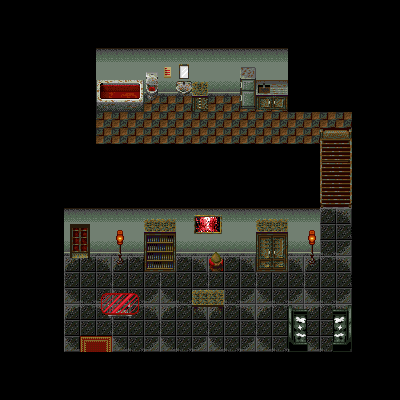

The image is a tile-based game level rendered from a .tmx file. Its description and source (layers, tilesets, objects; grid data summarised) follow:
An orthogonal 25x25 tile map with 16x16 px tiles, 4 tile layers (floor, strair, walls, decoration), 3 tilesets and 32 objects (30x collision, exit_house, spawn_house).

<map version="1.8" tiledversion="1.8.0" orientation="orthogonal" renderorder="right-down" width="25" height="25" tilewidth="16" tileheight="16" infinite="0" nextlayerid="7" nextobjectid="37">
 <tileset firstgid="1" source="Tiles_VeniaNightmare.tsx" />
 <tileset firstgid="511" source="Tiles_VeniaIndoor.tsx" />
 <tileset firstgid="1291" source="Tiles_VeniaNightmare.tsx" />
 <layer id="1" name="floor" width="25" height="25">
  <data>[625 cells, 322 non-empty, 19 distinct tile ids]</data>
 </layer>
 <layer id="4" name="strair" width="25" height="25">
  <data>[625 cells, 12 non-empty, 7 distinct tile ids]</data>
 </layer>
 <layer id="3" name="walls" width="25" height="25">
  <data>[625 cells, 84 non-empty, 3 distinct tile ids]</data>
 </layer>
 <layer id="5" name="decoration" width="25" height="25">
  <data>[625 cells, 77 non-empty, 74 distinct tile ids]</data>
 </layer>
 <objectgroup id="6" name="object">
  <object id="1" type="collision" x="79.7179" y="31.0014" width="224.76" height="16.6079" />
  <object id="2" type="collision" x="78.6107" y="46.5021" width="17.1615" height="113.487" />
  <object id="3" type="collision" x="78.6107" y="143.381" width="241.922" height="17.1615" />
  <object id="5" type="collision" x="286.209" y="46.5021" width="18.2687" height="65.3244" />
  <object id="6" type="collision" x="47.6093" y="192.098" width="271.816" height="16.0543" />
  <object id="7" type="collision" x="304.478" y="95.7722" width="64.2172" height="16.0543" />
  <object id="8" type="collision" x="48.1629" y="207.045" width="14.9471" height="161.65" />
  <object id="9" type="collision" x="287.87" y="158.329" width="31.555" height="37.6446" />
  <object id="10" type="collision" x="350.98" y="109.058" width="17.7151" height="259.083" />
  <object id="11" type="collision" x="47.0557" y="350.98" width="303.371" height="18.2687" />
  <object id="12" name="exit_house" x="79.1643" y="334.926" width="32.6622" height="14.3935" />
  <object id="13" name="spawn_house" x="161.65" y="312.782">
   <point />
  </object>
  <object id="16" type="collision" x="303.371" y="127.327" width="17.1615" height="18.8223" />
  <object id="18" type="collision" x="95.2186" y="47.6093" width="191.544" height="49.2701" />
  <object id="19" type="collision" x="95.7722" y="79.1643" width="48.7165" height="32.1086" />
  <object id="20" type="collision" x="145.596" y="71.9675" width="13.2863" height="29.3406" />
  <object id="21" type="collision" x="177.704" y="64.2172" width="13.2863" height="34.8766" />
  <object id="22" type="collision" x="240.814" y="66.4316" width="15.5007" height="42.0733" />
  <object id="23" type="collision" x="191.544" y="79.7179" width="15.5007" height="32.6622" />
  <object id="24" type="collision" x="256.315" y="78.6107" width="29.8942" height="32.1086" />
  <object id="25" type="collision" x="192.652" y="214.242" width="29.8942" height="19.3759" />
  <object id="26" type="collision" x="255.762" y="218.671" width="32.6622" height="53.6988" />
  <object id="27" type="collision" x="63.6636" y="208.152" width="255.762" height="47.0557" />
  <object id="28" type="collision" x="305.585" y="228.635" width="12.1791" height="37.091" />
  <object id="29" type="collision" x="207.045" y="252.44" width="16.6079" height="19.3759" />
  <object id="30" type="collision" x="114.041" y="225.867" width="12.1791" height="40.4125" />
  <object id="31" type="collision" x="70.3067" y="224.207" width="18.8223" height="35.9838" />
  <object id="32" type="collision" x="287.87" y="304.478" width="19.9295" height="47.0557" />
  <object id="33" type="collision" x="334.372" y="303.371" width="16.0543" height="47.0557" />
  <object id="34" type="collision" x="192.098" y="286.763" width="31.555" height="23.8046" />
  <object id="35" type="collision" x="100.755" y="290.638" width="39.3053" height="27.6798" />
  <object id="36" type="collision" x="143.381" y="217.01" width="31.555" height="60.342" />
 </objectgroup>
</map>
